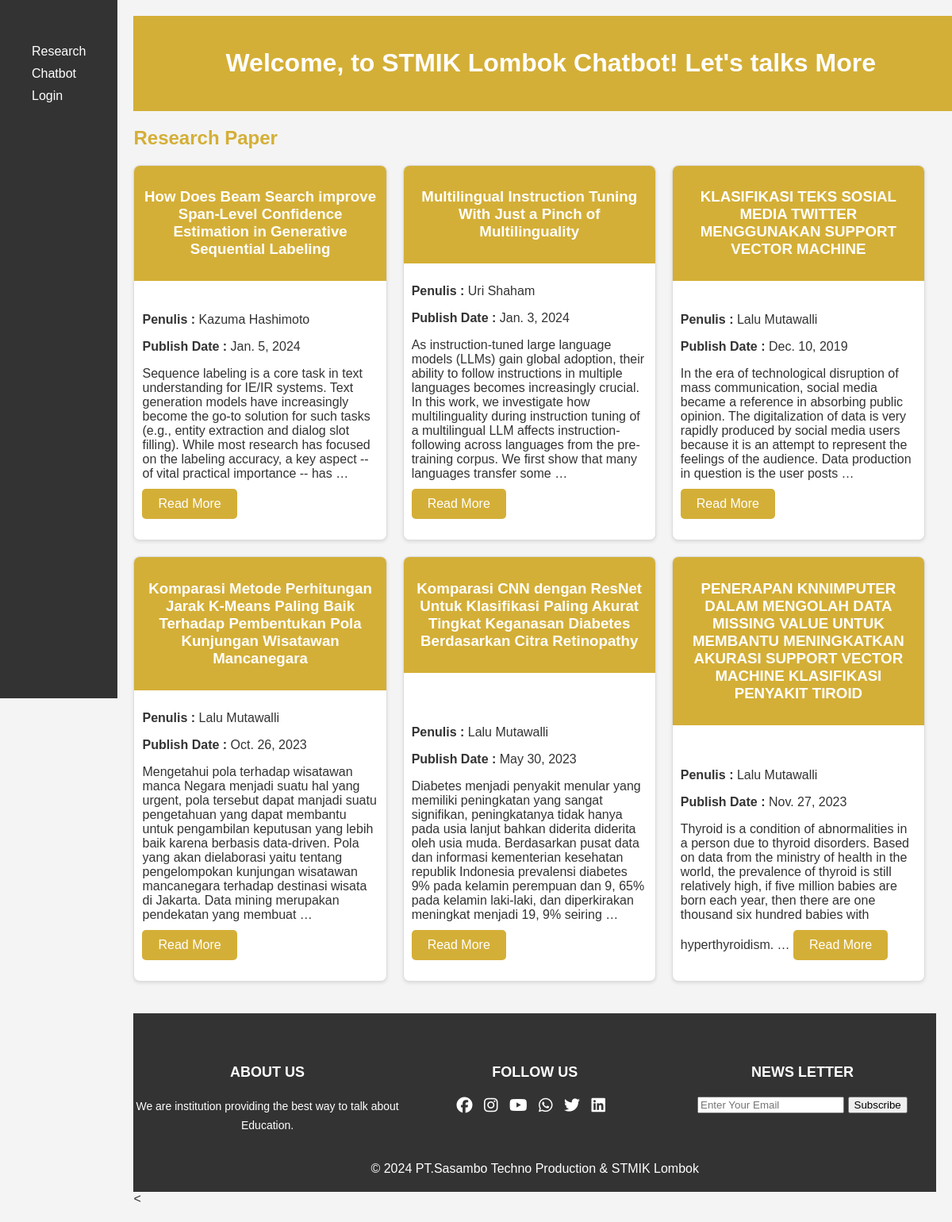
The page / on the database its author committed.
### landing/models.py (models this page shows, shortened)
class Article(models.Model):
    judul = models.CharField(max_length = 200)
    penulis = models.CharField(max_length = 100)
    abstrak = models.TextField()
    publish_date = models.DateField()

### landing/views.py (the view)
# urls.py: path('', home, name='home'),
def home(request):
    articles = Article.objects.all()
    return render(request, 'landing/home.html', {'articles':articles})

### landing/templates/landing/home.html (shortened to what this page needs)
<!DOCTYPE html>
<html lang="en">
<head>
    {% load static %}
    <link rel="stylesheet" href="{% static 'landing/style.css' %}">
    <link rel="stylesheet" href="https://cdnjs.cloudflare.com/ajax/libs/font-awesome/6.5.1/css/all.min.css" />
</head>
<body>
    <nav>
        <ul>
            <li><a href="{% url 'home' %}">Research</a></li>
            <li><a href="{% url 'chatbot' %}">Chatbot</a></li>
            <li><a href="/admin/login/?next=/admin/">Login</a></li>
        </ul>
    </nav>
    <div class="content">
        <header>
            <h1>Welcome, to STMIK Lombok Chatbot! Let's talks More</h1>
        </header>
        <h2>Research Paper</h2>
        <div class="card-container">
            {% for article in articles %}
                <div class="card">
                    <div class="card-header">
                        <h3>{{ article.judul }}</h3>
                    </div>
                    <div class="card-body">
                        <p><strong>Penulis : </strong>{{article.penulis}}</p>
                        <p><strong>Publish Date : </strong>{{article.publish_date}}</p>
                        <p>
                            {% with article.abstrak|truncatewords:50 as summary %}
                                {{ summary }}
                            {% endwith %}
                            {% if article.abstrak|length > summary|length %}
                                <a class="read-more" href="{% url 'article_detail' article.id %}">Read More</a>
                            {% endif %}
                        </p>
                    </div>
                </div>
                {% empty %}
                    <p>No article available.</p>
                {% endfor %}
            </div>
            <div class="footer">
                <div class="container">
                    <div class="col">
                        <h4>About Us</h4>
                        <p>We are institution providing the best way to talk about Education.</p>
                    </div>
                    <div class="col">
                        <h4>Follow Us</h4>
                        <div class="social-icon">
                            <a href=""><i class="fa-brands fa-facebook"></i></a>
                            <a href=""><i class="fa-brands fa-instagram"></i></a>
                            <a href=""><i class="fa-brands fa-youtube"></i></a>
                            <a href=""><i class="fa-brands fa-whatsapp"></i></a>
                            <a href=""><i class="fa-brands fa-twitter"></i></a>
                            <a href=""><i class="fa-brands fa-linkedin"></i></a>
                        </div>
                    </div>
                    <div class="col">
                        <h4>News Letter</h4>
                        <div class="newsletter">
                            <input type="email" placeholder="Enter Your Email">
                            <button>Subscribe</button>
                        </div>
                    </div>
                </div>
                <div class="copyright">
                    &copy; 2024 PT.Sasambo Techno Production & STMIK Lombok
                </div>
            </div>
            <
    </div>
</body>
</html>

### landing/static/landing/style.css (style rules this page uses)
body { font-family: Arial, sans-serif; background-color: #f4f4f4; color: #333; display: flex; margin: 0; }
header { width: 100%; background-color: #d4af37; padding: 20px; text-align: center; color: #fff; }
nav { width: 200px; background-color: #333; color: #fff; padding: 40px; height: 100vh; float: left; }
nav ul { list-style-type: none; padding: 0; }
nav ul li { margin-bottom: 10px; }
nav ul li a { text-decoration: none; color: #fff; transition: color 0.3s ease; }
.content { flex-grow: 1; padding: 20px; }
h1 { color: #fff; }
h2 { color: #d4af37; }
.card-container { display: flex; flex-wrap: wrap; gap: 20px; }
.card { background-color: #fff; border: 1px solid #ddd; border-radius: 8px; box-shadow: 0 2px 4px rgba(0, 0, 0, 0.1); overflow: hidden; width: calc(33.333% - 20px); display: flex; flex-direction: column; justify-content: space-between; }
.card-header { background-color: #d4af37; color: #fff; padding: 10px; text-align: center; }
.card-body { padding: 10px; }
.read-more { display: inline-block; margin-top: 10px; padding: 10px 20px; background-color: #d4af37; color: #fff; text-decoration: none; border-radius: 5px; transition: background-color 0.3 ease; }
.footer { background-color: #333; color: #fff; padding: 20px 0; margin-top: 40px; text-align: center; clear: both; }
.footer .container { max-width: 1200px; margin: 0 auto; display: flex; justify-content: space-between; flex-wrap: wrap; }
.footer .col { flex: 1; min-width: 250px; margin: 20px 0; }
.footer h4 { margin-bottom: 20px; font-size: 18px; text-transform: uppercase; }
.footer p { font-size: 14px; line-height: 24px; }
.footer a { color: #fff; text-decoration: none; transition: color 0.3s; }
.footer .social-icon { list-style: none; padding: 0; }
.footer .social-icon a { font-size: 20px; margin-right: 10px; color: #fff; text-decoration: none; }

### rows shown on the page
Article: judul "How Does Beam Search improve Span-Level Confidence Estimation in Generative Sequential Labeling", penulis "Kazuma Hashimoto", publish_date "Jan. 5, 2024", summary "Sequence labeling is a core task in text understanding for IE/IR systems. Text generation models have increasingly become the go-to solution for such tasks (e.g., entity extraction and dialog slot filling). While most research has focused on the labeling accuracy, a key aspect -- of vital practical importance -- has …", shows "Read More"
Article: judul "Multilingual Instruction Tuning With Just a Pinch of Multilinguality", penulis "Uri Shaham", publish_date "Jan. 3, 2024", summary "As instruction-tuned large language models (LLMs) gain global adoption, their ability to follow instructions in multiple languages becomes increasingly crucial. In this work, we investigate how multilinguality during instruction tuning of a multilingual LLM affects instruction-following across languages from the pre-training corpus. We first show that many languages transfer some …", shows "Read More"
Article: judul "KLASIFIKASI TEKS SOSIAL MEDIA TWITTER MENGGUNAKAN SUPPORT VECTOR MACHINE", penulis "Lalu Mutawalli", publish_date "Dec. 10, 2019", summary "In the era of technological disruption of mass communication, social media became a reference in absorbing public opinion. The digitalization of data is very rapidly produced by social media users because it is an attempt to represent the feelings of the audience. Data production in question is the user posts …", shows "Read More"
Article: judul "Komparasi Metode Perhitungan Jarak K-Means Paling Baik Terhadap Pembentukan Pola Kunjungan Wisatawan Mancanegara", penulis "Lalu Mutawalli", publish_date "Oct. 26, 2023", summary "Mengetahui pola terhadap wisatawan manca Negara menjadi suatu hal yang urgent, pola tersebut dapat manjadi suatu pengetahuan yang dapat membantu untuk pengambilan keputusan yang lebih baik karena berbasis data-driven. Pola yang akan dielaborasi yaitu tentang pengelompokan kunjungan wisatawan mancanegara terhadap destinasi wisata di Jakarta. Data mining merupakan pendekatan yang membuat …", shows "Read More"
Article: judul "Komparasi CNN dengan ResNet Untuk Klasifikasi Paling Akurat Tingkat Keganasan Diabetes Berdasarkan Citra Retinopathy", penulis "Lalu Mutawalli", publish_date "May 30, 2023", summary "Diabetes menjadi penyakit menular yang memiliki peningkatan yang sangat signifikan, peningkatanya tidak hanya pada usia lanjut bahkan diderita diderita oleh usia muda. Berdasarkan pusat data dan informasi kementerian kesehatan republik Indonesia prevalensi diabetes 9% pada kelamin perempuan dan 9, 65% pada kelamin laki-laki, dan diperkirakan meningkat menjadi 19, 9% seiring …", shows "Read More"
Article: judul "PENERAPAN KNNIMPUTER DALAM MENGOLAH DATA MISSING VALUE UNTUK MEMBANTU MENINGKATKAN AKURASI SUPPORT VECTOR MACHINE KLASIFIKASI PENYAKIT TIROID", penulis "Lalu Mutawalli", publish_date "Nov. 27, 2023", summary "Thyroid is a condition of abnormalities in a person due to thyroid disorders. Based on data from the ministry of health in the world, the prevalence of thyroid is still relatively high, if five million babies are born each year, then there are one thousand six hundred babies with hyperthyroidism. …", shows "Read More"
